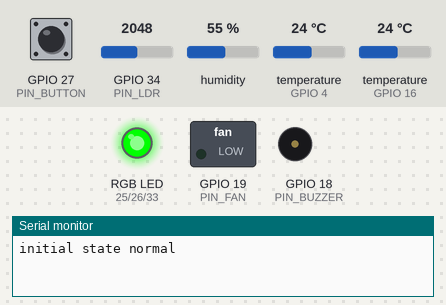
Simulated run of this sketch. Board: ESP32. Parts: switched loads named in the sketch (green lamp = pin HIGH), an RGB LED mixed from three pins (HIGH = lit), buzzer (waves = sounding), the last lines printed to the serial monitor. The test bench sets the inputs (shaded band); at power-on: temperature (sensors on GPIO 16, GPIO 4) 24 °C, GPIO 34 (PIN_LDR) = 2048, GPIO 27 (PIN_BUTTON) HIGH, humidity 55 %. WiFi joins after 1.5 s; servers stay silent unless stated; random numbers use the default seed unless the sketch sets one; EEPROM starts erased; no MQTT or app messages arrive unless stated.

Above: at 1.2 s.
1.3 s: temperature (sensor on GPIO 16) set to 28 °C
At 2.6 s:
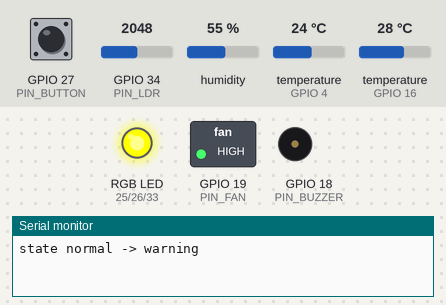
3.5 s: temperature (sensor on GPIO 16) set to 30 °C
6.5 s: temperature (sensor on GPIO 16) set to 33 °C
At 7.8 s:
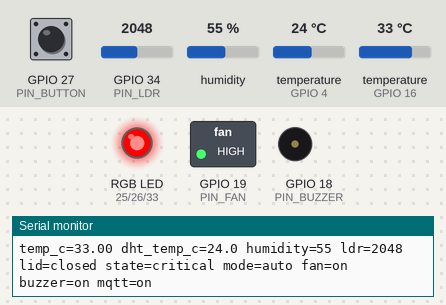
10.0 s: GPIO 34 (PIN_LDR) set to 1559
13.5 s: GPIO 34 (PIN_LDR) set to 1441
17.0 s: GPIO 27 (PIN_BUTTON) pulled LOW for 0.15 s
Timing chart, 0 to 19.6 s (numbered marks = the images above; inputs shaded):
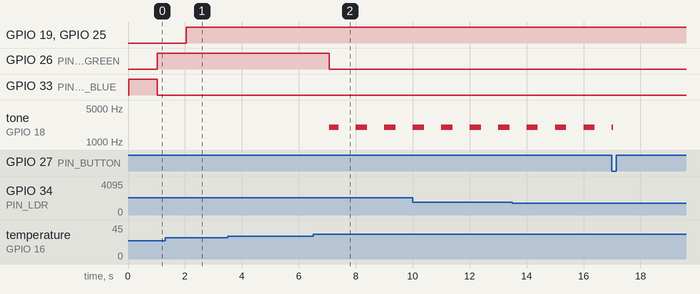

Measured:
- the behaviour switches between 26 and 27 °C on temperature (sensor on GPIO 16) (found by bisection; images 0 and 1)
- the behaviour switches between 31 and 32 °C on temperature (sensor on GPIO 16) (found by bisection; images 1 and 2)
- after the input at 1.3 s, GPIO 19 (PIN_FAN), GPIO 25 (PIN_LED_RED): LOW → HIGH after 0.74 s
- after the input at 6.5 s, GPIO 26 (PIN_LED_GREEN): HIGH → LOW after 0.57 s; tone on GPIO 18 (PIN_BUZZER): alternates 2000 Hz for 0.40 s and silent for 0.60 s, starting after 0.57 s

The sketch:

monitor.ino
```cpp
// Monitor de temperatura do rack: sensores, estados, atuadores e MQTT
#include <ArduinoJson.h>
#include <Preferences.h>
#include "config.h"
#include "pins.h"
#include "sensors.h"
#include "state_machine.h"
#include "actuators.h"
#include "network.h"

enum Mode { MODE_AUTO, MODE_MANUAL };

const unsigned long STATUS_INTERVAL_MS = 1000;
const unsigned long DEBOUNCE_MS = 50;
const unsigned long TELEMETRY_INTERVAL_MS = 5000;

Readings readings = {NAN, NAN, NAN, NAN, 0, false};
StateMachine machine;
Limits limits = {DEFAULT_WARNING_C, DEFAULT_CRITICAL_C};
bool limitsChanged = false;
Preferences prefs;
Mode mode = MODE_AUTO;
bool manualFanOn = false;
bool silenced = false;
bool fanOn = false;
bool buzzerOn = false;

bool buttonReading = false;
bool buttonPressed = false;
unsigned long buttonChangedMs = 0;
unsigned long lastStatusMs = 0;
unsigned long lastTelemetryMs = 0;
bool publishNow = false;

// Em crítico e em falha a ventoinha liga mesmo no modo manual
bool decideFan() {
  if (!machine.started) {
    return false;
  }
  if (machine.state == STATE_CRITICAL || machine.state == STATE_FAULT) {
    return true;
  }
  if (mode == MODE_MANUAL) {
    return manualFanOn;
  }
  return machine.state == STATE_WARNING;
}

void silenceAlarm(const char* source) {
  silenced = true;
  Serial.printf("alarm silenced by %s\n", source);
}

// Limites aceitos por comando ficam na flash e voltam depois de reiniciar
void loadLimits() {
  prefs.begin("monitor", true);
  float warning = prefs.getFloat("warning", DEFAULT_WARNING_C);
  float critical = prefs.getFloat("critical", DEFAULT_CRITICAL_C);
  prefs.end();
  if (limitsValid(warning, critical)) {
    limits = {warning, critical};
  }
  Serial.printf("limits warning=%.1f critical=%.1f\n", limits.warning, limits.critical);
}

void saveLimits() {
  prefs.begin("monitor", false);
  prefs.putFloat("warning", limits.warning);
  prefs.putFloat("critical", limits.critical);
  prefs.end();
}

bool applyLimits(const char* payload) {
  JsonDocument doc;
  if (deserializeJson(doc, payload)) {
    return false;
  }
  if (!doc["warning"].is<float>() || !doc["critical"].is<float>()) {
    return false;
  }
  float warning = doc["warning"];
  float critical = doc["critical"];
  if (!limitsValid(warning, critical)) {
    return false;
  }
  limits = {warning, critical};
  limitsChanged = true;
  saveLimits();
  return true;
}

// Comandos remotos: só o conteúdo exato é aceito, o resto é ignorado
void handleCommand(const char* name, const char* payload) {
  bool accepted = true;
  if (strcmp(name, "mode") == 0 && strcmp(payload, "auto") == 0) {
    mode = MODE_AUTO;
  } else if (strcmp(name, "mode") == 0 && strcmp(payload, "manual") == 0) {
    mode = MODE_MANUAL;
  } else if (strcmp(name, "fan") == 0 && strcmp(payload, "on") == 0) {
    manualFanOn = true;
  } else if (strcmp(name, "fan") == 0 && strcmp(payload, "off") == 0) {
    manualFanOn = false;
  } else if (strcmp(name, "silence") == 0 && strcmp(payload, "1") == 0) {
    silenceAlarm("command");
  } else if (strcmp(name, "limits") == 0) {
    accepted = applyLimits(payload);
  } else {
    accepted = false;
  }
  if (accepted) {
    publishNow = true;
  }
  Serial.printf("command %s: %s=%s\n", accepted ? "accepted" : "ignored", name, payload);
}

// Botão
void checkButton(unsigned long now) {
  bool reading = digitalRead(PIN_BUTTON) == LOW;
  if (reading != buttonReading) {
    buttonReading = reading;
    buttonChangedMs = now;
  }
  if (now - buttonChangedMs >= DEBOUNCE_MS && reading != buttonPressed) {
    buttonPressed = reading;
    if (buttonPressed) {
      silenceAlarm("button");
    }
  }
}

void printStatus() {
  Serial.printf("temp_c=%.2f dht_temp_c=%.1f humidity=%.0f ldr=%d lid=%s state=%s mode=%s fan=%s buzzer=%s mqtt=%s\n",
                readings.tempC, readings.dhtTempC, readings.humidity, readings.ldrRaw,
                readings.lidOpen ? "open" : "closed", machine.started ? stateName(machine.state) : "starting",
                mode == MODE_AUTO ? "auto" : "manual", fanOn ? "on" : "off", buzzerOn ? "on" : "off",
                mqttConnected() ? "on" : "off");
}

void setup() {
  Serial.begin(115200);
  pinMode(PIN_BUTTON, INPUT_PULLUP);
  actuatorsBegin();
  sensorsBegin();
  loadLimits();
  Serial.printf("monitor started, primary sensor: %s\n",
                PRIMARY_SENSOR == SENSOR_DS18B20 ? "DS18B20" : "DHT");
  networkBegin(handleCommand);
}

void loop() {
  unsigned long now = millis();

  // Rede primeiro, para um comando recebido valer nesta volta. O controle local segue mesmo sem Wi-Fi ou broker
  networkLoop(now);
  checkButton(now);

  // Estado
  if (sensorsUpdate(now, readings)) {
    State previous = machine.state;
    bool wasStarted = machine.started;
    updateState(machine, readings.tempC, limits);
    if (limitsChanged && !isnan(readings.tempC)) {
      limitsChanged = false;
      recalculateState(machine, readings.tempC, limits);
    }
    if (machine.state != previous || machine.started != wasStarted) {
      // O alarme volta a tocar quando o estado muda
      silenced = false;
      publishNow = true;
      if (wasStarted) {
        Serial.printf("state %s -> %s\n", stateName(previous), stateName(machine.state));
      } else {
        Serial.printf("initial state %s\n", stateName(machine.state));
      }
    }
  }

  fanOn = decideFan();
  buzzerOn = machine.state == STATE_CRITICAL && !silenced;
  updateActuators(now, machine.state, machine.started, fanOn, buzzerOn);

  // Telemetria: a cada 5 s, ou na hora quando o estado muda ou um comando é aceito
  if (machine.started && (publishNow || now - lastTelemetryMs >= TELEMETRY_INTERVAL_MS)) {
    publishNow = false;
    lastTelemetryMs = now;
    publishTelemetry(readings, stateName(machine.state), mode == MODE_AUTO ? "auto" : "manual", fanOn, limits);
  }

  if (now - lastStatusMs >= STATUS_INTERVAL_MS) {
    lastStatusMs = now;
    printStatus();
  }
}
```

actuators.cpp
```cpp
#include <Arduino.h>
#include "pins.h"
#include "actuators.h"

const unsigned long BLINK_MS = 500;
const unsigned long BEEP_ON_MS = 400;
const unsigned long BEEP_PERIOD_MS = 1000;
const unsigned int BEEP_HZ = 2000;

bool toneActive = false;

void actuatorsBegin() {
  pinMode(PIN_LED_RED, OUTPUT);
  pinMode(PIN_LED_GREEN, OUTPUT);
  pinMode(PIN_LED_BLUE, OUTPUT);
  pinMode(PIN_FAN, OUTPUT);
  digitalWrite(PIN_FAN, LOW);
}

void setColor(bool red, bool green, bool blue) {
  digitalWrite(PIN_LED_RED, red ? HIGH : LOW);
  digitalWrite(PIN_LED_GREEN, green ? HIGH : LOW);
  digitalWrite(PIN_LED_BLUE, blue ? HIGH : LOW);
}

// LED RGB: azul até a primeira leitura
void showState(unsigned long now, State state, bool started) {
  if (!started) {
    setColor(false, false, true);
    return;
  }
  switch (state) {
    case STATE_NORMAL: setColor(false, true, false); break;
    case STATE_WARNING: setColor(true, true, false); break;
    case STATE_CRITICAL: setColor(true, false, false); break;
    case STATE_FAULT: setColor((now / BLINK_MS) % 2 == 0, false, false); break;
  }
}

// Buzzer passivo: tone() com duração não desliga no Wokwi, então liga e desliga por millis()
void updateBuzzer(unsigned long now, bool buzzerOn) {
  bool shouldSound = buzzerOn && now % BEEP_PERIOD_MS < BEEP_ON_MS;
  if (shouldSound && !toneActive) {
    tone(PIN_BUZZER, BEEP_HZ);
    toneActive = true;
  } else if (!shouldSound && toneActive) {
    noTone(PIN_BUZZER);
    toneActive = false;
  }
}

void updateActuators(unsigned long now, State state, bool started, bool fanOn, bool buzzerOn) {
  showState(now, state, started);
  digitalWrite(PIN_FAN, fanOn ? HIGH : LOW);
  updateBuzzer(now, buzzerOn);
}
```

actuators.h
```cpp
#pragma once
#include "state_machine.h"

void actuatorsBegin();
void updateActuators(unsigned long now, State state, bool started, bool fanOn, bool buzzerOn);
```

network.cpp
```cpp
#include <Arduino.h>
#include <WiFi.h>
#include <PubSubClient.h>
#include <ArduinoJson.h>
#include "config.h"
#include "network.h"

const unsigned long WIFI_RETRY_MS = 10000;
const unsigned long MQTT_RETRY_MS = 5000;
const uint16_t MQTT_BUFFER_SIZE = 512;
const size_t MAX_COMMAND_LENGTH = 128;

WiFiClient wifiClient;
PubSubClient mqtt(wifiClient);
CommandHandler commandHandler = nullptr;
char clientId[32];
bool wifiWasConnected = false;
unsigned long lastWifiAttemptMs = 0;
unsigned long lastMqttAttemptMs = 0;

String topic(const char* suffix) {
  return String(TOPIC_PREFIX) + suffix;
}

// Comandos chegam em <prefixo>cmd/<nome>. O broker é público: o conteúdo é validado em handleCommand
void onMessage(char* topicName, byte* payload, unsigned int length) {
  String name = topicName;
  String prefix = topic("cmd/");
  if (!name.startsWith(prefix)) {
    return;
  }
  if (length >= MAX_COMMAND_LENGTH) {
    Serial.println("command ignored: payload too long");
    return;
  }
  char text[MAX_COMMAND_LENGTH];
  memcpy(text, payload, length);
  text[length] = '\0';
  commandHandler(name.substring(prefix.length()).c_str(), text);
}

void networkBegin(CommandHandler handler) {
  commandHandler = handler;
  snprintf(clientId, sizeof(clientId), "%s-%04x", DEVICE_ID, (unsigned)(esp_random() & 0xffff));

  WiFi.mode(WIFI_STA);
  WiFi.setAutoReconnect(true);
  WiFi.begin(WIFI_SSID, WIFI_PASSWORD);
  lastWifiAttemptMs = millis();

  mqtt.setServer(MQTT_HOST, MQTT_PORT);
  mqtt.setBufferSize(MQTT_BUFFER_SIZE);
  mqtt.setCallback(onMessage);
  // Sem broker, connect() trava o loop até o timeout
  mqtt.setSocketTimeout(2);
}

void connectMqtt() {
  String statusTopic = topic("status");
  // Last Will: o broker publica "offline" se a conexão cair sem aviso
  if (mqtt.connect(clientId, nullptr, nullptr, statusTopic.c_str(), 0, true, "offline")) {
    mqtt.publish(statusTopic.c_str(), "online", true);
    mqtt.subscribe(topic("cmd/#").c_str());
    Serial.printf("MQTT connected to %s as %s\n", MQTT_HOST, clientId);
  } else {
    Serial.printf("MQTT failed, state %d\n", mqtt.state());
  }
}

void networkLoop(unsigned long now) {
  if (WiFi.status() != WL_CONNECTED) {
    if (wifiWasConnected) {
      wifiWasConnected = false;
      Serial.println("Wi-Fi lost");
    }
    if (now - lastWifiAttemptMs >= WIFI_RETRY_MS) {
      lastWifiAttemptMs = now;
      Serial.println("Wi-Fi reconnecting");
      WiFi.disconnect();
      WiFi.begin(WIFI_SSID, WIFI_PASSWORD);
    }
    return;
  }
  if (!wifiWasConnected) {
    wifiWasConnected = true;
    Serial.printf("Wi-Fi connected, IP %s, RSSI %d dBm\n", WiFi.localIP().toString().c_str(), WiFi.RSSI());
  }

  if (!mqtt.connected()) {
    if (now - lastMqttAttemptMs >= MQTT_RETRY_MS) {
      lastMqttAttemptMs = now;
      connectMqtt();
    }
    return;
  }
  mqtt.loop();
}

bool mqttConnected() {
  return mqtt.connected();
}

// Leitura que falhou vai como null
void setReading(JsonDocument& doc, const char* key, float value, int decimals) {
  if (isnan(value)) {
    doc[key] = nullptr;
  } else {
    doc[key] = serialized(String(value, decimals));
  }
}

void publishTelemetry(const Readings& readings, const char* state, const char* mode, bool fanOn,
                      const Limits& limits) {
  if (!mqtt.connected()) {
    return;
  }
  JsonDocument doc;
  doc["device"] = DEVICE_ID;
  doc["uptime_s"] = millis() / 1000;
  setReading(doc, "temp_c", readings.tempC, 2);
  setReading(doc, "dht_temp_c", readings.dhtTempC, 1);
  setReading(doc, "humidity_pct", readings.humidity, 0);
  doc["lid_open"] = readings.lidOpen;
  doc["fan_on"] = fanOn;
  doc["state"] = state;
  doc["mode"] = mode;
  setReading(doc, "warning_c", limits.warning, 1);
  setReading(doc, "critical_c", limits.critical, 1);

  char buffer[MQTT_BUFFER_SIZE];
  serializeJson(doc, buffer, sizeof(buffer));
  mqtt.publish(topic("telemetry").c_str(), buffer);
}
```

network.h
```cpp
#pragma once
#include "sensors.h"
#include "state_machine.h"

typedef void (*CommandHandler)(const char* name, const char* payload);

void networkBegin(CommandHandler handler);
void networkLoop(unsigned long now);
bool mqttConnected();
void publishTelemetry(const Readings& readings, const char* state, const char* mode, bool fanOn,
                      const Limits& limits);
```

sensors.cpp
```cpp
#include <Arduino.h>
#include <OneWire.h>
#include <DallasTemperature.h>
#include <DHT.h>
#include "config.h"
#include "pins.h"
#include "sensors.h"

const unsigned long DS18B20_INTERVAL_MS = 1000;
const unsigned long DHT_INTERVAL_MS = 2000;

OneWire oneWire(PIN_DS18B20);
DallasTemperature ds18b20(&oneWire);
DHT dht(PIN_DHT, DHT_TYPE);

unsigned long lastDsMs = 0;
unsigned long lastDhtMs = 0;

void sensorsBegin() {
  ds18b20.begin();
  ds18b20.setWaitForConversion(false);
  ds18b20.requestTemperatures();
  dht.begin();
  lastDsMs = millis();
}

// DS18B20: lê a conversão pedida no ciclo anterior e já pede a próxima
float readDs18b20() {
  float value = ds18b20.getTempCByIndex(0);
  ds18b20.requestTemperatures();
  // -127: sem resposta. 85: antes da primeira conversão
  if (value == DEVICE_DISCONNECTED_C || value == 85.0) {
    return NAN;
  }
  return value;
}

bool sensorsUpdate(unsigned long now, Readings& readings) {
  bool fresh = false;

  if (now - lastDsMs >= DS18B20_INTERVAL_MS) {
    lastDsMs = now;
    readings.dsTempC = readDs18b20();
    readings.ldrRaw = analogRead(PIN_LDR);
    readings.lidOpen = readings.ldrRaw < LDR_OPEN_THRESHOLD;
    if (PRIMARY_SENSOR == SENSOR_DS18B20) {
      readings.tempC = readings.dsTempC;
      fresh = true;
    }
  }

  // DHT: no mínimo 2 s entre leituras
  if (now - lastDhtMs >= DHT_INTERVAL_MS) {
    lastDhtMs = now;
    readings.dhtTempC = dht.readTemperature();
    readings.humidity = dht.readHumidity();
    if (PRIMARY_SENSOR == SENSOR_DHT) {
      readings.tempC = readings.dhtTempC;
      fresh = true;
    }
  }

  return fresh;
}
```

sensors.h
```cpp
#pragma once

struct Readings {
  float tempC;       // sensor principal, NAN se falhou
  float dsTempC;
  float dhtTempC;
  float humidity;
  int ldrRaw;
  bool lidOpen;
};

void sensorsBegin();
// Devolve true quando há leitura nova do sensor principal
bool sensorsUpdate(unsigned long now, Readings& readings);
```

state_machine.cpp
```cpp
#include <Arduino.h>
#include "config.h"
#include "state_machine.h"

// Sem histerese: usado na partida, na saída da falha e quando o limite muda
State stateFromTemp(float tempC, const Limits& limits) {
  if (tempC >= limits.critical) {
    return STATE_CRITICAL;
  }
  if (tempC >= limits.warning) {
    return STATE_WARNING;
  }
  return STATE_NORMAL;
}

State nextState(State current, float tempC, const Limits& limits) {
  switch (current) {
    case STATE_NORMAL:
      return stateFromTemp(tempC, limits);
    case STATE_WARNING:
      if (tempC >= limits.critical) {
        return STATE_CRITICAL;
      }
      if (tempC <= limits.warning - HYSTERESIS_C) {
        return STATE_NORMAL;
      }
      return STATE_WARNING;
    case STATE_CRITICAL:
      if (tempC <= limits.critical - HYSTERESIS_C) {
        return STATE_WARNING;
      }
      return STATE_CRITICAL;
    default:
      return stateFromTemp(tempC, limits);
  }
}

bool updateState(StateMachine& machine, float tempC, const Limits& limits) {
  State previous = machine.state;

  if (isnan(tempC)) {
    machine.invalidReadings++;
    // Uma leitura ruim isolada não muda o estado
    if (machine.invalidReadings >= FAULT_READINGS) {
      machine.state = STATE_FAULT;
      machine.started = true;
    }
    return machine.state != previous;
  }

  machine.invalidReadings = 0;
  if (!machine.started) {
    machine.state = stateFromTemp(tempC, limits);
    machine.started = true;
    return true;
  }
  machine.state = nextState(machine.state, tempC, limits);
  return machine.state != previous;
}

// Limite novo vale na hora: a histerese do limite antigo não segura o estado
void recalculateState(StateMachine& machine, float tempC, const Limits& limits) {
  if (machine.started && machine.state != STATE_FAULT) {
    machine.state = stateFromTemp(tempC, limits);
  }
}

// A folga mínima mantém a histerese funcionando entre os dois limites
bool limitsValid(float warning, float critical) {
  return warning >= LIMIT_MIN_C && critical <= LIMIT_MAX_C &&
         critical - warning >= LIMIT_MIN_GAP_C;
}

const char* stateName(State state) {
  switch (state) {
    case STATE_NORMAL: return "normal";
    case STATE_WARNING: return "warning";
    case STATE_CRITICAL: return "critical";
    default: return "fault";
  }
}
```

state_machine.h
```cpp
#pragma once

enum State { STATE_NORMAL, STATE_WARNING, STATE_CRITICAL, STATE_FAULT };

struct Limits {
  float warning;
  float critical;
};

struct StateMachine {
  State state = STATE_NORMAL;
  bool started = false;
  int invalidReadings = 0;
};

// Devolve true se o estado mudou
bool updateState(StateMachine& machine, float tempC, const Limits& limits);
void recalculateState(StateMachine& machine, float tempC, const Limits& limits);
bool limitsValid(float warning, float critical);
const char* stateName(State state);
```

config.example.h
```cpp
// Copie para config.h e ajuste. O config.h não vai para o git.
#pragma once
#include <DHT.h>

// Rede. Em rede aberta, deixe a senha vazia. No Wokwi: "Wokwi-GUEST" sem senha
const char WIFI_SSID[] = "network-name";
const char WIFI_PASSWORD[] = "";

// MQTT
const char DEVICE_ID[] = "esp32-rack01";
const char MQTT_HOST[] = "broker.hivemq.com";
const uint16_t MQTT_PORT = 1883;
const char TOPIC_PREFIX[] = "thermomon/g2-axr2adzj/rack01/";

// Sensores. Wokwi: DHT22. Bancada: DHT11
const uint8_t DHT_TYPE = DHT11;

// Sem o DS18B20, use SENSOR_DHT como principal
enum PrimarySensor { SENSOR_DS18B20, SENSOR_DHT };
const PrimarySensor PRIMARY_SENSOR = SENSOR_DS18B20;

// Leituras inválidas seguidas até entrar em falha
const int FAULT_READINGS = 3;

// Abaixo deste valor a tampa está aberta (mais luz, leitura menor). Calibrar na bancada
const int LDR_OPEN_THRESHOLD = 1500;

// Limites padrão e faixa aceita por comando
const float DEFAULT_WARNING_C = 27.0;
const float DEFAULT_CRITICAL_C = 32.0;
const float HYSTERESIS_C = 2.0;
const float LIMIT_MIN_C = 20.0;
const float LIMIT_MAX_C = 50.0;
const float LIMIT_MIN_GAP_C = 3.0;
```

pins.h
```cpp
// Pinos do projeto, iguais no Wokwi e na bancada
#pragma once

const int PIN_DHT = 4;
const int PIN_DS18B20 = 16;
const int PIN_BUZZER = 18;
const int PIN_FAN = 19;
const int PIN_LED_RED = 25;
const int PIN_LED_GREEN = 26;
const int PIN_BUTTON = 27;
const int PIN_LED_BLUE = 33;
const int PIN_LDR = 34;
```
